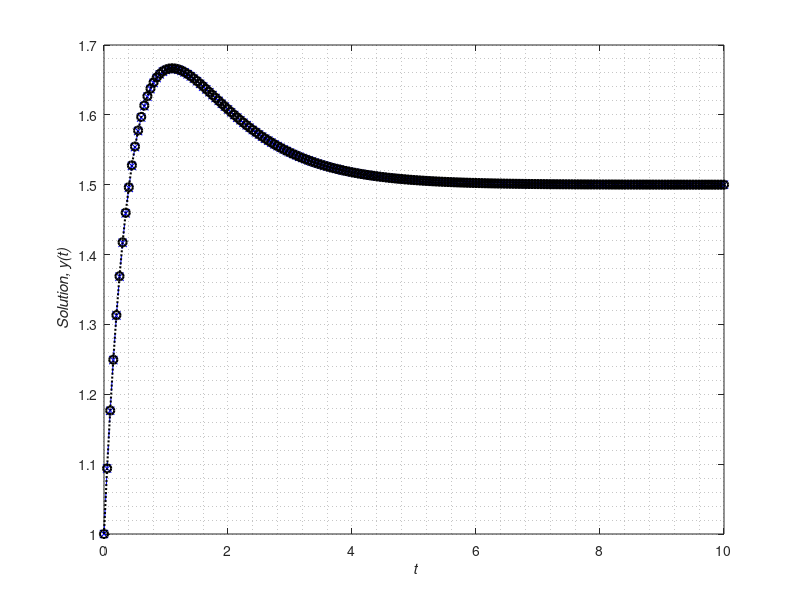

Reproduce this figure in MATLAB. (Note: this script raises an error after producing the figure.)
% Taylor series method 
% Example4.m solves dy/dt=3+exp(-t)-2*y; y(0)=1
t0=0;                         
tend=10;
h=0.05; 
t=t0:h:tend;
steps=length(t)-1;
y0=1; 
y2=[y0, zeros(1, steps-1)];   % Memory allocation for 2nd-order
y3=[y0, zeros(1, steps-1)];   % Memory allocation for 3rd-order
for ii=1:steps
   % 2nd-order Taylor series: 
   y2(ii+1)=y2(ii)+h*(3+exp(-t(ii))-2*y2(ii))+...
   (h^2/2)*(-exp(-t(ii))-2*(3+exp(-t(ii))-2*y2(ii)));
   % 3rd-order Taylor series: 
   y3(ii+1)=y3(ii)+h*(3+exp(-t(ii))-2*y3(ii))+...
   (h^2/2)*(-exp(-t(ii))-2*(3+exp(-t(ii))-2*y3(ii)))+...
   (h^3/6)*(exp(-t(ii))-2*(-exp(-t(ii))-2*(3+exp(-t(ii))-2*y3(ii))));
end
plot(t, y2, 'bx--', t,y3, 'ko:', 'linewidth', 1.5), grid minor
xlabel '\it t', ylabel('\it Solution, y(t)') 
syms u(x)  x
Du=diff(u, x);
Equation=Du==3+exp(-x)-2*u;
IC = u(0)==1;
u_sol=dsolve(Equation, IC);
U_sol=vectorize(u_sol); x=t;
Solution=eval(U_sol);
hold on
plot(x, Solution, 'r-', 'linewidth', 1.5)
title('\it Solutions of: $$ \frac{dy}{dt}+2*y-e^{-t}=3, y_0=1 $$', 'Interpreter', 'latex')
legend('\it 2nd order Taylor series','\it 3rd order Taylor series', ...
'\it Analytical solution'), hold off
